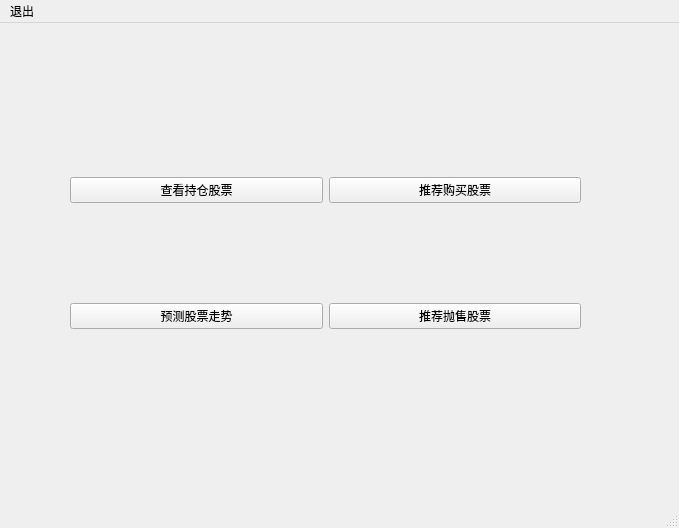
<?xml version="1.0" encoding="UTF-8"?>
<ui version="4.0">
 <class>MainWindow</class>
 <widget class="QMainWindow" name="MainWindow">
  <property name="geometry">
   <rect>
    <x>0</x>
    <y>0</y>
    <width>679</width>
    <height>528</height>
   </rect>
  </property>
  <property name="windowTitle">
   <string>Stock-Trade</string>
  </property>
  <widget class="QWidget" name="centralwidget">
   <widget class="QWidget" name="gridLayoutWidget">
    <property name="geometry">
     <rect>
      <x>70</x>
      <y>60</y>
      <width>511</width>
      <height>341</height>
     </rect>
    </property>
    <layout class="QGridLayout" name="gridLayout">
     <item row="1" column="0">
      <widget class="QPushButton" name="btn_showpredict">
       <property name="text">
        <string>预测股票走势</string>
       </property>
      </widget>
     </item>
     <item row="0" column="0">
      <widget class="QPushButton" name="btn_showhold">
       <property name="text">
        <string>查看持仓股票</string>
       </property>
      </widget>
     </item>
     <item row="0" column="1">
      <widget class="QPushButton" name="btn_prebuys">
       <property name="text">
        <string>推荐购买股票</string>
       </property>
      </widget>
     </item>
     <item row="1" column="1">
      <widget class="QPushButton" name="btn_showsells">
       <property name="text">
        <string>推荐抛售股票</string>
       </property>
      </widget>
     </item>
    </layout>
   </widget>
  </widget>
  <widget class="QMenuBar" name="menubar">
   <property name="geometry">
    <rect>
     <x>0</x>
     <y>0</y>
     <width>679</width>
     <height>26</height>
    </rect>
   </property>
   <widget class="QMenu" name="menu">
    <property name="title">
     <string>退出</string>
    </property>
    <addaction name="Exit"/>
   </widget>
   <addaction name="menu"/>
  </widget>
  <widget class="QStatusBar" name="statusbar"/>
  <action name="Exit">
   <property name="text">
    <string>确认退出</string>
   </property>
   <property name="toolTip">
    <string>确认退出</string>
   </property>
  </action>
 </widget>
 <resources/>
 <connections/>
</ui>
